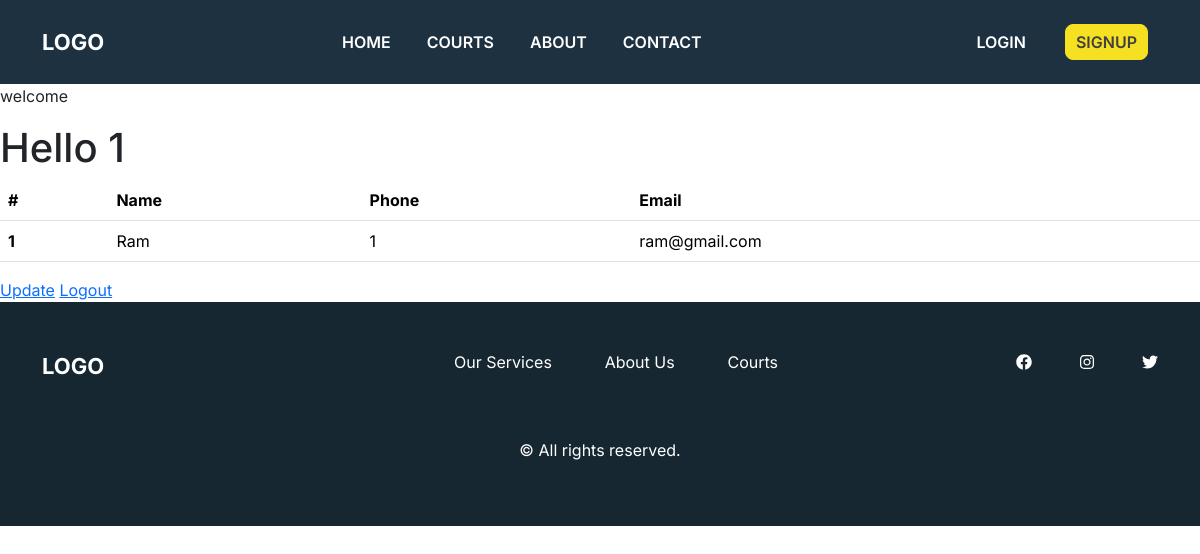
The page /authentication/consumer_dashboard (signed in) on the database its author committed.
### authentication/models.py (models this page shows, shortened)
class Consumer(models.Model):
    consumer_id = models.IntegerField(primary_key=True)
    user = models.OneToOneField(User, on_delete=models.CASCADE)
    name = models.CharField(max_length=100)
    phone = models.CharField(max_length=50)
    email = models.EmailField(max_length=100) # emailfield(length=250)
    address = models.TextField(max_length=100) #textfield
    password = models.CharField(max_length=50)
    otp = models.CharField(max_length=25, default='0000')
    status = models.BooleanField(default=False)

### authentication/views.py (the view)
# urls.py: path('consumer_dashboard', consumer_dashboardview, name='consumer_dashboard'),
@login_required()
def consumer_dashboardview(request):
    success_message = messages.get_messages(request)
    consumer_id = request.session.get('consumer_id')
    consumerr = Consumer.objects.get(consumer_id=consumer_id)
    context = {
        'success_message': success_message,
        'consumers': consumerr,
    }
    print("Dashboard")
    return render(request, 'userDashboard.html', context)

### templates/userDashboard.html (shortened to what this page needs)
{% extends 'base.html' %}
{% load static %}
{% block content %}
<p>welcome </p>
    <h1>Hello {{ consumers.consumer_id }}</h1>
        <table class="table">
  <thead>
    <tr>
      <th scope="col">#</th>
      <th scope="col">Name</th>
      <th scope="col">Phone</th>
      <th scope="col">Email</th>
    </tr>
  </thead>
  <tbody>
    <tr>
      <th scope="row">{{ consumers.consumer_id }}</th>
      <td>{{ consumers.name }}</td>
      <td>{{ consumers.phone }}</td>
      <td>{{ consumers.email }}</td>
    </tr>
  </tbody>
</table>
    <a href="{% url 'authentication:consumer_update' consumers.consumer_id %}">Update</a>
    <a href="{% url 'authentication:consumer_logout' %}">Logout</a>
{% endblock %}

### static/css/style.css (style rules this page uses)
* { margin: 0; padding: 0; box-sizing: border-box; }
body { font-family: 'Inter', sans-serif; }

### rows shown on the page
Consumer: consumer_id "1", name "Ram", phone "1", email "ram@gmail.com"
